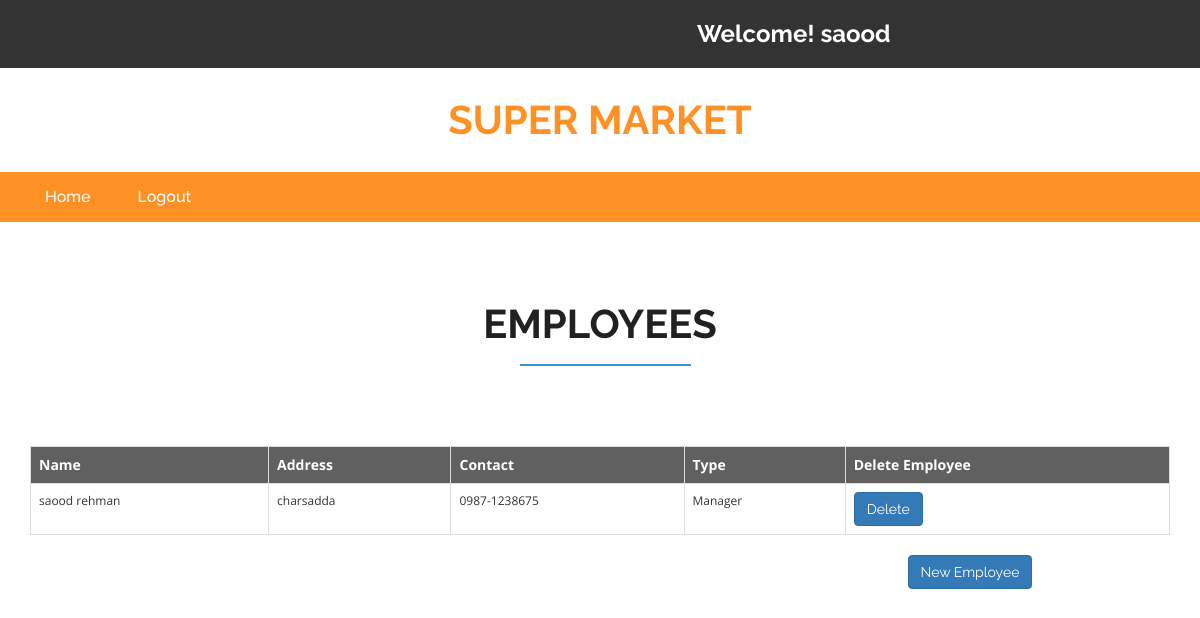
Screenshot of /manage-employees.php (signed in) with the database file from the repository.
### tables this page shows
CREATE TABLE `EMPLOYEE` (
  `EMP_ID` int(11) NOT NULL,
  `FIRST_NAME` varchar(10) NOT NULL,
  `LAST_NAME` varchar(10) NOT NULL,
  `ADDRESS` varchar(30) NOT NULL,
  `CONTACT` varchar(20) NOT NULL,
  `PASS` varchar(20) NOT NULL,
  `USER_NAME` varchar(25) NOT NULL,
  `TYPE` varchar(15) DEFAULT NULL
);

### manage-employees.php (the view, shortened to what this page needs)
<?php
    include "connect.php";
?>
<!DOCTYPE html>
<html>
<head>
    <link href="css/bootstrap.css" rel="stylesheet" type="text/css" media="all" />
    <link href="css/checkbox.css" rel="stylesheet" type="text/css" media="all" />
    <link href="css/style.css" rel="stylesheet" type="text/css" media="all" />
    <link href="css/style1.css" rel="stylesheet" type="text/css" media="all" />
    <link href="css/font-awesome.css" rel="stylesheet">
</head>
<body>
    <div class="agileits_header">
        <div class="container">
            <div class="w3l_offers">
            </div>
            <div class="agile-login">
                <h3 style="color:white">Welcome!
                    <?php if(isset($_SESSION["name"])) {echo $_SESSION["name"];} ?>
                </h3>
            </div>
        </div>
    </div>
    <div class="logo_products">
        <div class="container">
            <div class="w3ls_logo_products_left">
                <h1><a href="customer-home.php">super Market</a></h1>
            </div>
            <div class="clearfix"> </div>
        </div>
    </div>
    <div class="navigation-agileits">
        <div class="container">
            <nav class="navbar navbar-default">
                <div class="collapse navbar-collapse" id="bs-megadropdown-tabs">
                    <ul class="nav navbar-nav" >
                        <li class="active"><a href="customer-home.php" class="act">Home</a></li>
                        <li class="active"><a href="logout.php">Logout</a></li>
                    </ul>
                </div>
            </nav>
        </div>
    </div>
    <div class="login">
        <div class="container">
            <h2>Employees</h2>
        </div>
    </div>
    <?php
        $qry = "select * from EMPLOYEE;";
        $res = $con->query($qry);
        $result = "";
        $class = "tblro";
        $flag = 1;
        $result .= "<div class ='container'>";
        $result .= "<table align='center' class='table table-bordered'>";
        $result .= "<tr class='tblh'><th>Name</th><th>Address</th><th>Contact</th><th>Type</th><th>Delete Employee</th></tr>";
        if ($res->num_rows>0) {
            while ($row = $res->fetch_assoc())
            {
                $result .= "<tr class ='".$class."'>
                                <td>
                                    ".$row['FIRST_NAME']." ".$row['LAST_NAME']."
                                </td>
                                <td>
                                    ".$row['ADDRESS']."
                                </td>
                                <td>
                                    ".$row['CONTACT']."
                                </td>
                                <td>
                                    ".$row['TYPE']."
                                </td>
                                <td>
                                    <a class='btn btn-primary' href='delete-employee.php'>Delete</a>
                                </td>
                            </tr>";
                $flag++;
                if(($flag)%2==0)
                    $class = "tblre";
                else
                    $class = "tblro";
            }
        }
        $result .= "</table></div>";
        echo $result;
    ?>
    <div class ='form-group row'>
        <div class='col-sm-9' ></div>
        <a class='btn btn-primary' href='new_emp.php'>New Employee</a>
        <div class='col-sm-3'></div>
    </div>
</body>
</html>

### css/style.css (style rules this page uses)
html, body { font-size: 100%; font-family: 'Open Sans', sans-serif; background:#ffffff; }
ul li,ol li { font-size:14px; }
h1,h2,h3,h4,h5,h6,a { font-family: 'Raleway', sans-serif; margin:0; font-weight:700; }
ul,label { margin:0; padding:0; }
.agileits_header { background: #333333; padding: 12px 0; }
.w3l_offers { float: left; padding: 9px 0; width: 47%; }
.agile-login { float: left; width: 40%; text-align: center; padding: 9px 0; }
.logo_products { padding: 2em 0; }
.w3ls_logo_products_left { float: left; text-align: center; width: 33.33%; }
.w3ls_logo_products_left h1 a { font-size: 40px; color: #fe9126; text-decoration: none; text-transform: uppercase; display: block; line-height: 1; }
.navbar-default .navbar-nav > li > a { color: #fff; font-size: 16px; font-weight: 500; }
.navbar-default .navbar-nav > .active > a, .navbar-default .navbar-nav > .active > a:hover, .navbar-default .navbar-nav > .active > a:focus { background-color: transparent; color: #fff !important; }
.navbar-default .navbar-collapse, .navbar-default .navbar-form { border: none; }
.navbar { position: relative; min-height: 50px; margin-bottom: 10px; border: 1px solid transparent; }
.navbar-default { background: none; border: none; }
.navbar-collapse { padding: 0; }
.navigation-agileits { background: #fe9126; }
.navbar-nav > li { float: left; margin-left: 17px; }
.navbar-nav > li:nth-child(1) { margin-left: 0px; }
.navbar-collapse { padding: 0; box-shadow: none; }
.navbar { margin-bottom: 0; border: none; }
.top-brands h2,.newproducts-w3agile h3,.login h2,.register h2,.faq-w3agile h3,.brands h3 { text-align:center; color:#212121; padding-bottom:.5em; position:relative; font-size: 2.5em; text-transform: uppercase; }
.top-brands h2:after,.newproducts-w3agile h3:after,.login h2:after,.register h2:after,.faq-w3agile h3:after,.brands h3:after { content: ''; background: #3399cc; height: 2px; width: 15%; position: absolute; bottom: 0%; left: 43%; }
.login { padding: 5em 0; }

### manage-employees.php (style rules this page uses)
.tblh { background: #616060; font-size: 14px; color: white; }
.tblro { font-size: 12px; }

### rows the page displays
employee: FIRST_NAME "saood", LAST_NAME "rehman", ADDRESS "charsadda", CONTACT "0987-1238675", TYPE "Manager"

### other values shown
$_SESSION["name"] "saood"
